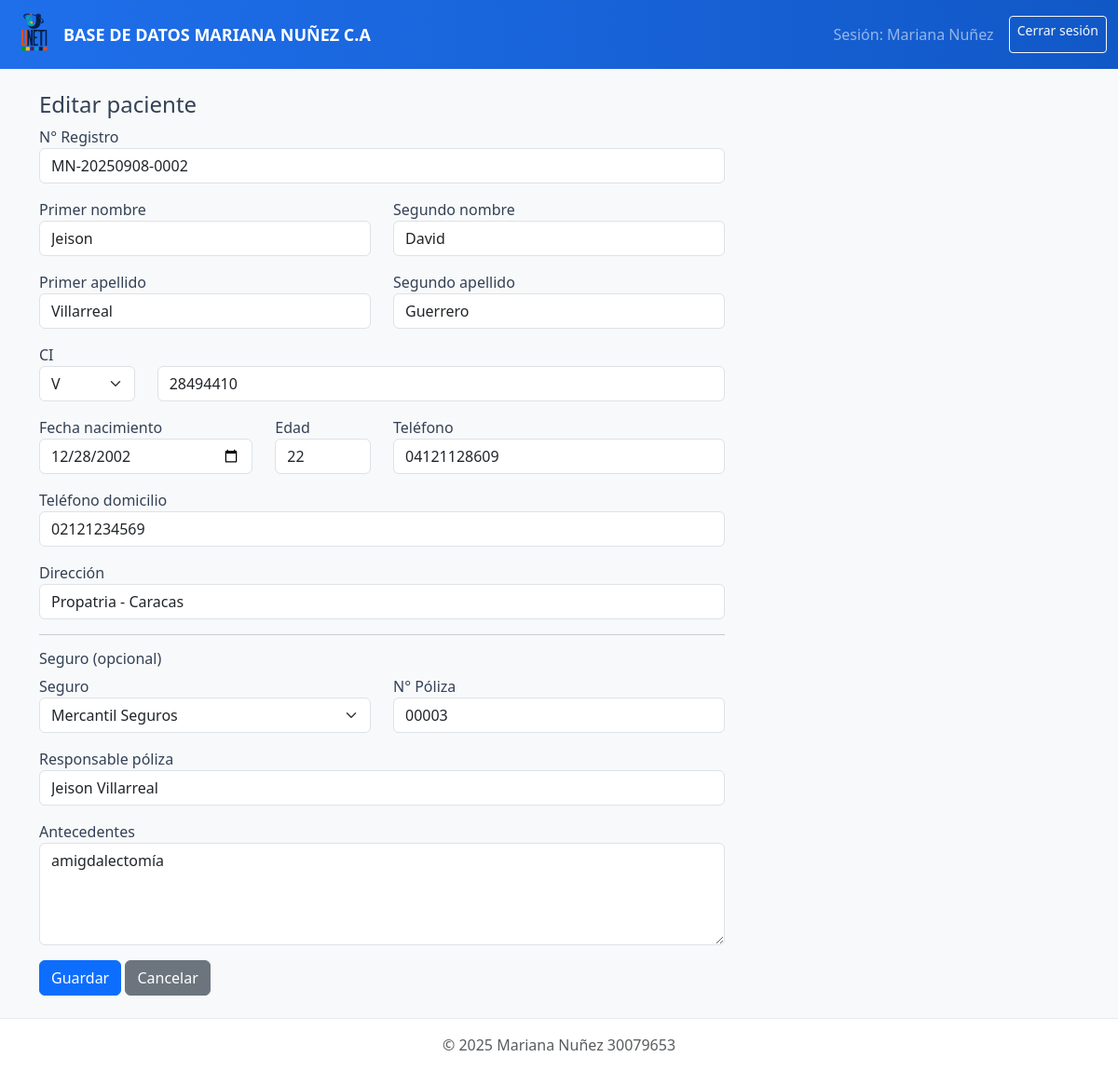
Screenshot of /patients/2/edit (signed in) with the database file from the repository.
### tables this page shows
CREATE TABLE patients (
        id INTEGER PRIMARY KEY AUTOINCREMENT,
        reg_number TEXT UNIQUE,
        primer_nombre TEXT,
        segundo_nombre TEXT,
        primer_apellido TEXT,
        segundo_apellido TEXT,
        ced_prefijo TEXT,
        ced_numero TEXT,
        fecha_nacimiento TEXT,
        edad INTEGER,
        telefono TEXT,
        telefono_domicilio TEXT,
        direccion TEXT,
        seguro TEXT,
        poliza TEXT,
        responsable TEXT,
        antecedentes TEXT,
        created_at TEXT
    );

### app.py (the view, shortened to what this page needs)
@app.route('/patients/<int:pid>/edit', methods=['GET','POST'])
@login_required
def patient_edit(pid):
    con = get_db()
    cur = con.cursor()
    cur.execute("SELECT * FROM patients WHERE id = ?", (pid,))
    patient = cur.fetchone()
    if not patient:
        con.close()
        flash("Paciente no encontrado", "danger")
        return redirect(url_for('patients'))
    con.close()
    return render_template('patient_form.html', patient=patient, reg_number=patient['reg_number'], insurances=INSURANCES)

### app.py (called while the page is built)
def get_db():
    con = sqlite3.connect(DB_FILE)
    con.row_factory = sqlite3.Row
    return con

def login_required(fn):
    from functools import wraps
    @wraps(fn)
    def wrapper(*args, **kwargs):
        if 'user_id' not in session:
            return redirect(url_for('login'))
        return fn(*args, **kwargs)
    return wrapper

### templates/patient_form.html (shortened to what this page needs)
{% extends "layout.html" %}
{% block content %}
<div class="row">
  <div class="col-md-8">
    <h4>{{ 'Editar paciente' if patient else 'Nuevo paciente' }}</h4>
    <form method="post">
      <div class="mb-3">
        <label>N° Registro</label>
        <input class="form-control" readonly value="{{ reg_number }}">
      </div>
      <div class="row">
        <div class="col-md-6 mb-3"><label>Primer nombre</label><input name="primer_nombre" class="form-control" value="{{ patient['primer_nombre'] if patient else '' }}"></div>
        <div class="col-md-6 mb-3"><label>Segundo nombre</label><input name="segundo_nombre" class="form-control" value="{{ patient['segundo_nombre'] if patient else '' }}"></div>
      </div>
      <div class="row">
        <div class="col-md-6 mb-3"><label>Primer apellido</label><input name="primer_apellido" class="form-control" value="{{ patient['primer_apellido'] if patient else '' }}"></div>
        <div class="col-md-6 mb-3"><label>Segundo apellido</label><input name="segundo_apellido" class="form-control" value="{{ patient['segundo_apellido'] if patient else '' }}"></div>
      </div>
      <div class="row">
        <div class="col-md-2 mb-3"><label>CI</label><select name="ced_prefijo" class="form-select">
          <option value="V" {% if patient and patient['ced_prefijo']=='V' %}selected{% endif %}>V</option>
        </select></div>
        <div class="col-md-10 mb-3"><label>&nbsp;</label><input name="ced_numero" class="form-control" value="{{ patient['ced_numero'] if patient else '' }}"></div>
      </div>
      <div class="row">
        <div class="col-md-4 mb-3"><label>Fecha nacimiento</label><input type="date" name="fecha_nacimiento" class="form-control" value="{{ patient['fecha_nacimiento'] if patient else '' }}"></div>
        <div class="col-md-2 mb-3"><label>Edad</label><input class="form-control" readonly value="{{ patient['edad'] if patient else '' }}"></div>
        <div class="col-md-6 mb-3"><label>Teléfono</label><input name="telefono" class="form-control" value="{{ patient['telefono'] if patient else '' }}"></div>
      </div>
      <div class="mb-3"><label>Teléfono domicilio</label><input name="telefono_domicilio" class="form-control" value="{{ patient['telefono_domicilio'] if patient else '' }}"></div>
      <div class="mb-3"><label>Dirección</label><input name="direccion" class="form-control" value="{{ patient['direccion'] if patient else '' }}"></div>
      <hr>
      <h6>Seguro (opcional)</h6>
      <div class="row">
        <div class="col-md-6 mb-3">
          <label>Seguro</label>
          <select name="seguro" class="form-select">
            {% for s in insurances %}
              <option value="{{ s }}" {% if patient and patient['seguro']==s %}selected{% endif %}>{{ s }}</option>
            {% endfor %}
          </select>
        </div>
        <div class="col-md-6 mb-3"><label>N° Póliza</label><input name="poliza" class="form-control" value="{{ patient['poliza'] if patient else '' }}"></div>
      </div>
      <div class="mb-3"><label>Responsable póliza</label><input name="responsable" class="form-control" value="{{ patient['responsable'] if patient else '' }}"></div>
      <div class="mb-3"><label>Antecedentes</label><textarea name="antecedentes" class="form-control" rows="4">{{ patient['antecedentes'] if patient else '' }}</textarea></div>
      <button class="btn btn-primary">Guardar</button>
      <a href="{{ url_for('patients') }}" class="btn btn-secondary">Cancelar</a>
    </form>
  </div>
</div>
{% endblock %}

### static/css/style.css (style rules this page uses)
:root { --primary-blue:#1f6feb; --primary-dark:#1158c7; --soft-gray:#f3f6f9; --text-gray:#334155; }
body { background: var(--soft-gray); color: var(--text-gray); }

### rows the page displays
patients: reg_number "MN-20250908-0002", primer_nombre "Jeison", segundo_nombre "David", primer_apellido "Villarreal", segundo_apellido "Guerrero", ced_prefijo "V", ced_numero "28494410", fecha_nacimiento "12/28/2002", edad "22", telefono "04121128609", telefono_domicilio "02121234569", direccion "Propatria - Caracas", seguro "Mercantil Seguros", poliza "00003", responsable "Jeison Villarreal", antecedentes "amigdalectomía"

### other values shown
{{ session.get('full_name') }} "Mariana Nuñez"
{{ 'Editar paciente' if patient else 'Nuevo paciente' }} "Editar paciente"
